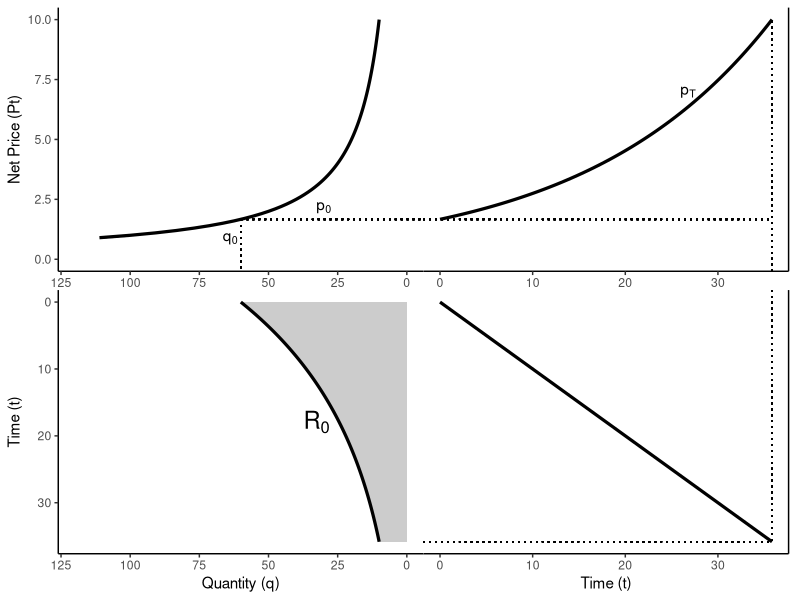
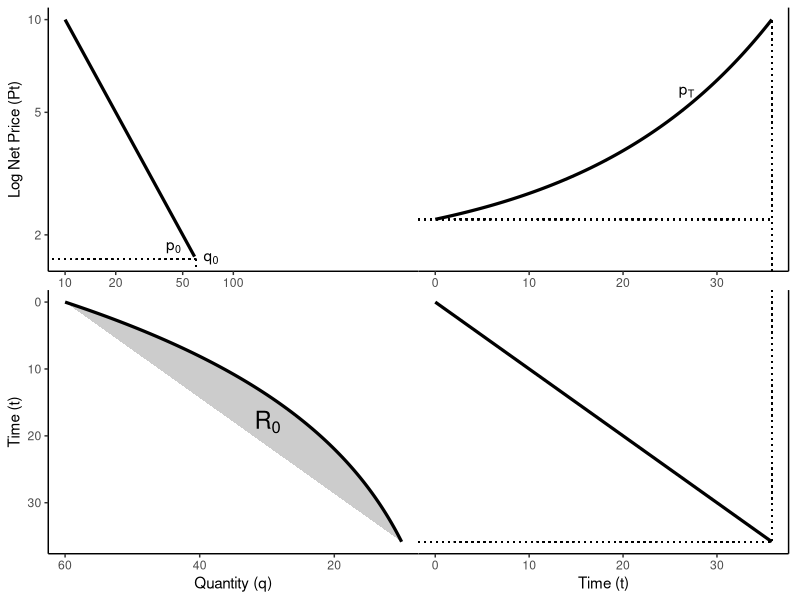

Write R code to recreate these figures, in order.
# Part 1: Load Libraries and Generate Data

# Load necessary libraries
library(tidyverse)
library(patchwork)

# Step A: Define Model Parameters
r_base <- 0.05; R0_base <- 1000
pT <- 10; A <- 100; epsilon <- 1.0

# Step B: Define Core Economic Functions
d_nonlinear <- function(p) A * p^(-epsilon)
stock_root_finder <- function(Tf, r, R) {
  quantity_as_a_function_of_time <- function(t) {
    price_at_t <- pT * exp(-r * (Tf - t))
    return(ifelse(price_at_t <= 0, Inf, d_nonlinear(price_at_t)))
  }
  total_extraction <- integrate(quantity_as_a_function_of_time, lower = 0, upper = Tf)$value
  return(R - total_extraction)
}

# Step C: Solve for the Baseline Path
Tf_base <- uniroot(stock_root_finder, c(1, 200), r = r_base, R = R0_base)$root
time_base <- seq(0, Tf_base, length.out = 100); price_base <- pT * exp(-r_base * (Tf_base - time_base))
quantity_base <- d_nonlinear(price_base)

# Define key points for plotting
p0 <- price_base[1]; q0 <- quantity_base[1]; Tf <- Tf_base

# Create a tidy data frame for the equilibrium path
plot_data <- tibble(
  time = time_base,
  price = price_base,
  quantity = quantity_base
)


# Part 2: Create the Final, Flexible Plotting Function

# This function now combines the logic from V1 and V2
create_gg_plot <- function(log_linear_demand = FALSE) {
  
  # Quadrant 1: Demand Curve (Top-Left)
  # Use an if/else block to create either the standard or log-linear plot
  if (log_linear_demand) {
    # LOG-LINEAR VERSION (from V2)
    log_p_demand <- log(seq(0.1, pT, length.out = 100))
    log_q_demand <- log(d_nonlinear(exp(log_p_demand)))
    log_p0 <- log(p0); log_q0 <- log(q0)
    log_demand_data <- tibble(log_q = log_q_demand, log_p = log_p_demand)
    q_ticks <- c(10, 20, 50, 100); p_ticks <- c(1, 2, 5, 10)
    
    p1 <- ggplot(data = log_demand_data, aes(x = log_q, y = log_p)) +
      geom_line(linewidth = 1.1) + scale_x_reverse() +
      scale_y_continuous(breaks = log(p_ticks), labels = p_ticks, limits = log(c(min(price_base), pT))) +
      scale_x_continuous(breaks = log(q_ticks), labels = q_ticks) +
      geom_segment(aes(x = log_q0, y = log_p0, xend = -Inf, yend = log_p0), linetype = "dotted") +
      geom_segment(aes(x = log_q0, y = log_p0, xend = log_q0, yend = -Inf), linetype = "dotted") +
      annotate("text", x = log_q0, y = log_p0, label = "q[0]", parse = TRUE, vjust = 0.5, hjust = -0.5) +
      annotate("text", x = log_q0, y = log_p0, label = "p[0]", parse = TRUE, vjust = -0.5, hjust = 2) +
      theme_classic() + labs(x = "Log Quantity (q)", y = "Log Net Price (Pt)")
  } else {
    # STANDARD VERSION (from V1)
    p_demand_data <- tibble(price = seq(0.1, pT, length.out = 100), quantity = d_nonlinear(price))
    p1 <- ggplot(data = p_demand_data, aes(x = quantity, y = price)) +
      geom_line(linewidth = 1.1) + scale_x_reverse(limits = c(q0 * 2, 0)) +
      scale_y_continuous(limits = c(0, pT)) +
      geom_segment(aes(x = q0, y = p0, xend = -Inf, yend = p0), linetype = "dotted") +
      geom_segment(aes(x = q0, y = p0, xend = q0, yend = -Inf), linetype = "dotted") +
      annotate("text", x = q0, y = p0 / 2, label = "q[0]", parse = TRUE, hjust = 1.2) +
      annotate("text", x = q0 / 2, y = p0, label = "p[0]", parse = TRUE, vjust = -0.5) +
      theme_classic() + labs(x = "Quantity (q)", y = "Net Price (Pt)")
  }
  
  # Quadrant 2: Price Path (Top-Right)
  p2 <- ggplot(data = plot_data, aes(x = time, y = price)) +
    geom_line(linewidth = 1.1) +
    scale_y_continuous(limits = c(0, pT), position = "right") +
    scale_x_continuous(limits = c(0, Tf)) +
    geom_segment(aes(x = -Inf, y = p0, xend = Tf, yend = p0), linetype = "dotted") +
    geom_segment(aes(x = Tf, y = -Inf, xend = Tf, yend = pT), linetype = "dotted") +
    annotate("text", x = time_base[75], y = price_base[75], label = "p[T]", parse = TRUE, vjust = -0.75) +
    theme_classic() + labs(x = "Time (t)", y = NULL)
  
  # Quadrant 3: Extraction Path (Bottom-Left)
  polygon_data <- tibble(x = c(0, plot_data$quantity, 0), y = c(0, plot_data$time, Tf))
  # Conditional x-limit to match Plot 1
  xlim_q3 <- if (log_linear_demand) rev(range(quantity_base)) else rev(c(0, q0 * 2))
  p3 <- ggplot(data = plot_data, aes(x = quantity, y = time)) +
    geom_polygon(data = polygon_data, aes(x = x, y = y), fill = "gray80") +
    geom_line(linewidth = 1.1) + scale_x_reverse(limits = xlim_q3) +
    scale_y_reverse(limits = c(Tf, 0)) +
    annotate("text", x = mean(plot_data$quantity), y = mean(plot_data$time), label = "R[0]", parse = TRUE, size = 6, hjust = 1) +
    theme_classic() + labs(x = "Quantity (q)", y = "Time (t)")
  
  # Quadrant 4: 45-degree Line (Bottom-Right)
  p4 <- ggplot(data = plot_data, aes(x = time, y = time)) +
    geom_line(linewidth = 1.1) + scale_y_reverse(limits = c(Tf, 0), position = "right") +
    scale_x_continuous(limits = c(0, Tf)) +
    geom_segment(aes(x = -Inf, y = Tf, xend = Tf, yend = Tf), linetype = "dotted") +
    geom_segment(aes(x = Tf, y = -Inf, xend = Tf, yend = Tf), linetype = "dotted") +
    theme_classic() + labs(x = "Time (t)", y = NULL)
  
  # Assemble and Display the Final Figure
  final_plot <- (p1 + theme(axis.title.x = element_blank(), plot.margin = margin(r=0))) + 
    (p2 + theme(axis.title.x = element_blank(), axis.text.y = element_blank(), axis.ticks.y = element_blank(), plot.margin = margin(l=0))) +
    (p3 + theme(plot.margin = margin(r=0))) + 
    (p4 + theme(axis.text.y = element_blank(), axis.ticks.y = element_blank(), plot.margin = margin(l=0))) +
    plot_layout(ncol = 2)
  
  # Print the plot to the device
  print(final_plot)
}


# Part 3: Assemble and Display the Final Figure
# Generate the two plots together, in harmony
create_gg_plot(log_linear_demand = FALSE) # First, the standard plot
create_gg_plot(log_linear_demand = TRUE)  # Second, the log-linear plot